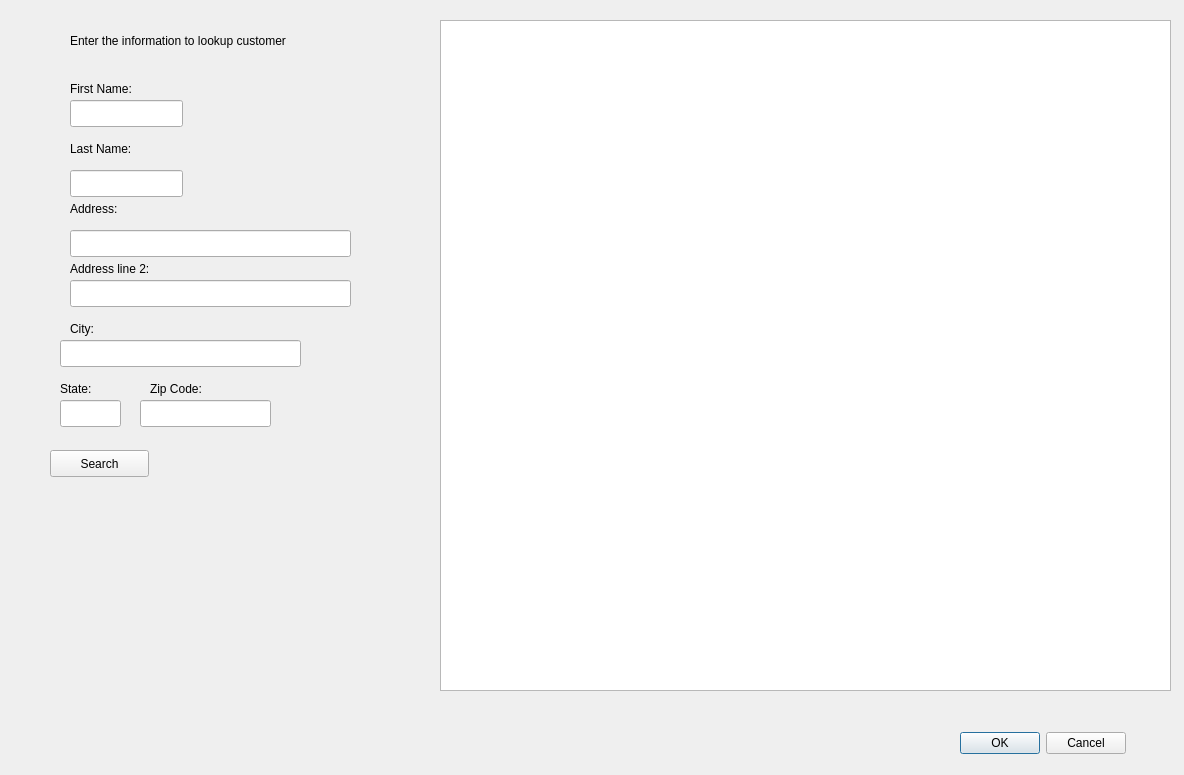
<?xml version="1.0" encoding="UTF-8"?>
<ui version="4.0">
 <class>searchDialog</class>
 <widget class="QDialog" name="searchDialog">
  <property name="geometry">
   <rect>
    <x>0</x>
    <y>0</y>
    <width>1184</width>
    <height>775</height>
   </rect>
  </property>
  <property name="windowTitle">
   <string>Search For Customer</string>
  </property>
  <widget class="QLabel" name="label">
   <property name="geometry">
    <rect>
     <x>70</x>
     <y>30</y>
     <width>301</width>
     <height>21</height>
    </rect>
   </property>
   <property name="text">
    <string>Enter the information to lookup customer</string>
   </property>
  </widget>
  <widget class="QLabel" name="label_2">
   <property name="geometry">
    <rect>
     <x>70</x>
     <y>80</y>
     <width>91</width>
     <height>17</height>
    </rect>
   </property>
   <property name="text">
    <string>First Name:</string>
   </property>
  </widget>
  <widget class="QLabel" name="label_3">
   <property name="geometry">
    <rect>
     <x>70</x>
     <y>140</y>
     <width>81</width>
     <height>17</height>
    </rect>
   </property>
   <property name="text">
    <string>Last Name:</string>
   </property>
  </widget>
  <widget class="QLabel" name="label_4">
   <property name="geometry">
    <rect>
     <x>70</x>
     <y>200</y>
     <width>68</width>
     <height>17</height>
    </rect>
   </property>
   <property name="text">
    <string>Address:</string>
   </property>
  </widget>
  <widget class="QLineEdit" name="firstNameEdit">
   <property name="geometry">
    <rect>
     <x>70</x>
     <y>100</y>
     <width>113</width>
     <height>27</height>
    </rect>
   </property>
  </widget>
  <widget class="QLineEdit" name="lastNameEdit">
   <property name="geometry">
    <rect>
     <x>70</x>
     <y>170</y>
     <width>113</width>
     <height>27</height>
    </rect>
   </property>
  </widget>
  <widget class="QLineEdit" name="addressEdit">
   <property name="geometry">
    <rect>
     <x>70</x>
     <y>230</y>
     <width>281</width>
     <height>27</height>
    </rect>
   </property>
  </widget>
  <widget class="QPushButton" name="pushButton">
   <property name="geometry">
    <rect>
     <x>50</x>
     <y>450</y>
     <width>99</width>
     <height>27</height>
    </rect>
   </property>
   <property name="text">
    <string>Search</string>
   </property>
  </widget>
  <widget class="QDialogButtonBox" name="buttonBox">
   <property name="geometry">
    <rect>
     <x>950</x>
     <y>730</y>
     <width>176</width>
     <height>27</height>
    </rect>
   </property>
   <property name="standardButtons">
    <set>QDialogButtonBox::Cancel|QDialogButtonBox::Ok</set>
   </property>
  </widget>
  <widget class="QLabel" name="label_5">
   <property name="geometry">
    <rect>
     <x>70</x>
     <y>260</y>
     <width>111</width>
     <height>17</height>
    </rect>
   </property>
   <property name="text">
    <string>Address line 2:</string>
   </property>
  </widget>
  <widget class="QLineEdit" name="address2Edit">
   <property name="geometry">
    <rect>
     <x>70</x>
     <y>280</y>
     <width>281</width>
     <height>27</height>
    </rect>
   </property>
  </widget>
  <widget class="QLabel" name="label_6">
   <property name="geometry">
    <rect>
     <x>70</x>
     <y>320</y>
     <width>68</width>
     <height>17</height>
    </rect>
   </property>
   <property name="text">
    <string>City:</string>
   </property>
  </widget>
  <widget class="QLineEdit" name="cityEdit">
   <property name="geometry">
    <rect>
     <x>60</x>
     <y>340</y>
     <width>241</width>
     <height>27</height>
    </rect>
   </property>
  </widget>
  <widget class="QLabel" name="label_7">
   <property name="geometry">
    <rect>
     <x>60</x>
     <y>380</y>
     <width>68</width>
     <height>17</height>
    </rect>
   </property>
   <property name="text">
    <string>State:</string>
   </property>
  </widget>
  <widget class="QLineEdit" name="stateEdit">
   <property name="geometry">
    <rect>
     <x>60</x>
     <y>400</y>
     <width>61</width>
     <height>27</height>
    </rect>
   </property>
  </widget>
  <widget class="QLabel" name="label_8">
   <property name="geometry">
    <rect>
     <x>150</x>
     <y>380</y>
     <width>68</width>
     <height>17</height>
    </rect>
   </property>
   <property name="text">
    <string>Zip Code:</string>
   </property>
  </widget>
  <widget class="QLineEdit" name="zipEdit">
   <property name="geometry">
    <rect>
     <x>140</x>
     <y>400</y>
     <width>131</width>
     <height>27</height>
    </rect>
   </property>
  </widget>
  <widget class="QTableWidget" name="tableWidget">
   <property name="geometry">
    <rect>
     <x>440</x>
     <y>20</y>
     <width>731</width>
     <height>671</height>
    </rect>
   </property>
  </widget>
 </widget>
 <resources/>
 <connections/>
</ui>
